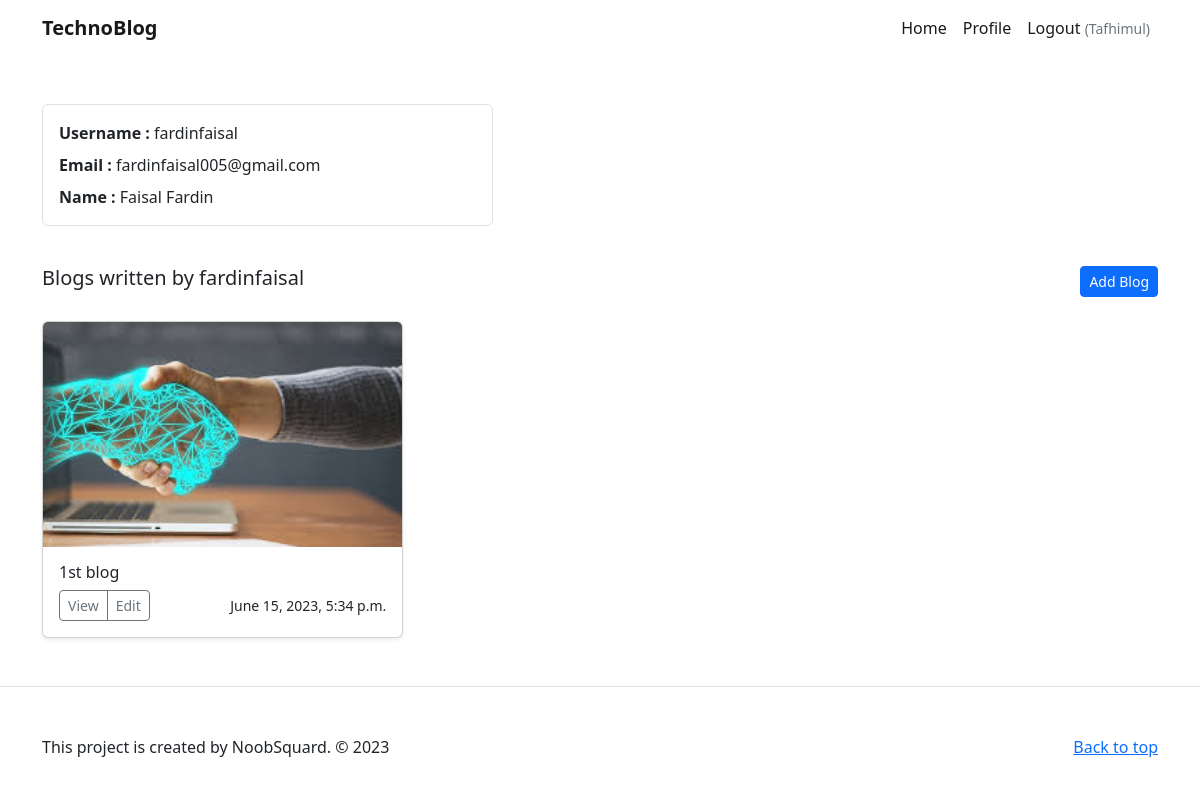
The page /profile/1/ (signed in) on the database its author committed.
### blog/models.py (models this page shows)
class Blog(models.Model):
    title = models.CharField(max_length=300)
    description = models.TextField(max_length=5000)
    featured_image = models.ImageField(upload_to='./assets/images', blank=True, null=True)
    created_at = models.DateTimeField(auto_now_add=True, null=True)
    user = models.ForeignKey(User, on_delete=models.CASCADE, null=True)

### blog/views.py (the view)
# urls.py: path('profile/<str:pk>/', views.profilePage),
@login_required(login_url='/login')
def profilePage(request, pk):
    user = User.objects.get(id=pk)
    blogs = Blog.objects.filter(user=user)
    context = {'user': user, 'blogs': blogs}
    return render(request, 'profile/profile.html', context)

### blog/templates/profile/profile.html (shortened to what this page needs)
<!DOCTYPE html>
<html lang="en">
  <head>
    <link
      rel="stylesheet"
      href="https://cdnjs.cloudflare.com/ajax/libs/bootstrap/5.2.3/css/bootstrap.min.css"
    />
  </head>
  <body>
    {% include '../common/header.html' %}
    <div class="container my-5">
      <div class="row mb-4">
        <div class="col-md-5">
          <div class="border p-3 rounded mb-3">
            <ul class="list-unstyled mb-0">
              <li class="mb-2">
                <strong>Username : </strong> {{ user.username }}
              </li>
              <li class="mb-2"><strong>Email : </strong> {{ user.email }}</li>
              <li class="mb-0">
                <strong>Name : </strong> {{user.first_name}} {{user.last_name}}
              </li>
            </ul>
          </div>
        </div>
      </div>
      <div class="d-flex justify-content-between mb-4">
        <h5 class="mb-0">Blogs written by {{ user.username }}</h5>
        <a href="/blog/add" class="btn btn-sm btn-primary">Add Blog</a>
      </div>
      <div class="row row-cols-1 row-cols-sm-2 row-cols-md-3 g-3">
        {% for blog in blogs %}
        <div class="col">
          <div class="card shadow-sm">
            {% load static %}
            <img
              src="{% static blog.featured_image %}"
              alt="{{ blog.title }}"
              class="bd-placeholder-img card-img-top"
              style="object-fit: cover"
              width="100%"
              height="225"
            />
            <div class="card-body">
              <h6>{{ blog.title }}</h6>
              <div class="d-flex justify-content-between align-items-center">
                <div class="btn-group">
                  <a
                    href="/blog/{{blog.id}}"
                    class="btn btn-sm btn-outline-secondary"
                  >
                    View
                  </a>
                  <a
                    href="/blog/edit/{{blog.id}}"
                    class="btn btn-sm btn-outline-secondary"
                  >
                    Edit
                  </a>
                </div>
                <small class="text-body-secondary">{{ blog.created_at }}</small>
              </div>
            </div>
          </div>
        </div>
        {% endfor %}
      </div>
    </div>
    {% include '../common/footer.html' %}
  </body>
</html>

### blog/templates/common/header.html (shortened to what this page needs)
<nav class="navbar navbar-expand-lg bg-body-tertiary">
  <div class="container">
    <a class="navbar-brand fw-bold" href="/">TechnoBlog</a>
    <div class="collapse navbar-collapse" id="navbarSupportedContent">
      <ul class="navbar-nav ms-auto mb-2 mb-lg-0">
        <li class="nav-item">
          <a class="nav-link active" href="/">Home</a>
        </li>
        {% if request.user.is_authenticated %}
        <li class="nav-item">
          <a class="nav-link active" href="/profile/{{ request.user.id }}"
            >Profile</a
          >
        </li>
        {% endif %}
        <li class="nav-item">
          {% if request.user.is_authenticated %}
          <a class="nav-link active" href="/logout"
            >Logout
            <small class="text-muted">({{ request.user.username }})</small>
          </a>
          {% else %}
          <a class="nav-link active" href="/login">Login</a>
          {% endif %}
        </li>
      </ul>
    </div>
  </div>
</nav>

### rows shown on the page
Blog: featured_image (picture), title "1st blog", created_at "June 15, 2023, 5:34 p.m."

### other values the page prints
{{ request.user.username }} "Tafhimul"
{{ user.username }} "fardinfaisal"
{{ user.email }} "fardinfaisal005@gmail.com"
{{ user.first_name }} "Faisal"
{{ user.last_name }} "Fardin"
